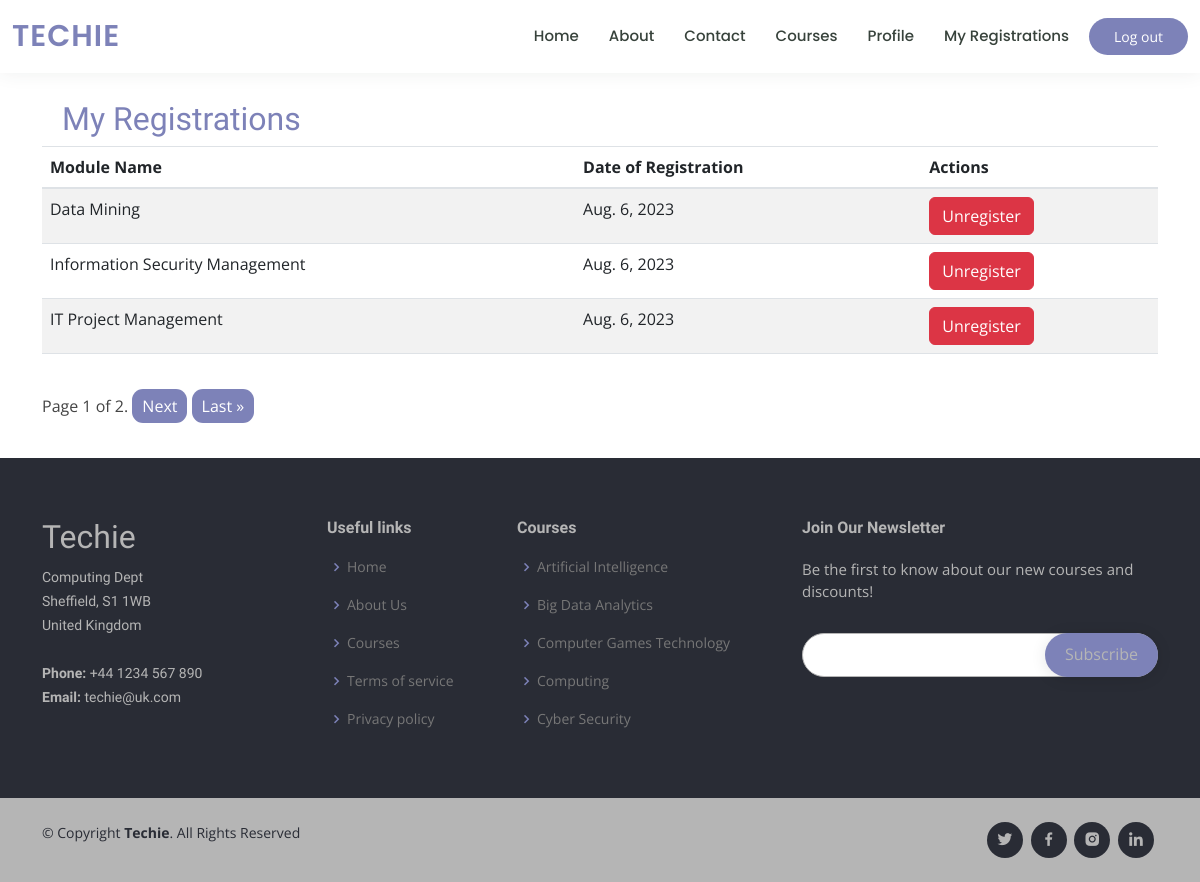
Page /my-registration/ (signed in) on the committed database.
### studentreg/models.py (models this page shows, shortened)
class Registration(models.Model):
    student = models.ForeignKey("Student", on_delete=models.CASCADE, related_name="student_registrations")
    module = models.ForeignKey("Module", on_delete=models.CASCADE, related_name="registrations")
    date_of_registration = models.DateField(auto_now_add=True) # Date of registration
    class Meta:
        unique_together = ('student', 'module') # Ensure unique registrations for each student-module pair

class Module(models.Model):
    CATEGORY_CHOICES = [
        ("elective", "Elective"),
        ("compulsory", "Compulsory"),
    ]
    name = models.CharField(max_length=100)  # Name of the module
    code = models.SlugField(max_length=10)    # Code for identifying the module
    credit = models.IntegerField()            # Credit value of the module
    category = models.CharField(max_length=50, choices=CATEGORY_CHOICES)  # Category of the module
    description = models.TextField()          # Description of the module
    availability = models.BooleanField(default=True)  # Availability status
    courses_allowed = models.ManyToManyField(Group, related_name='modules')  # Courses allowed to take this module

### studentreg/views.py (the view)
# urls.py: path("my-registration/", views.my_registrations, name="my_registrations"),
@login_required
def my_registrations(request):
    student = request.user.student
    registrations = student.student_registrations.select_related('module').order_by('-date_of_registration')
    paginator = Paginator(registrations, 3)  # Show 3 registrations per page
    page_number = request.GET.get('page')
    page_obj = paginator.get_page(page_number)
    return render(request, 'studentreg/my_registrations.html', {'page_obj': page_obj})

### studentreg/templates/studentreg/my_registrations.html (shortened to what this page needs)
{% extends "studentreg/base.html" %} {% load static %} {% block content %}
<div class="container">
  <h2 class="pad color">My Registrations</h2>
  <table class="table table-hover table-striped mb">
    <thead>
      <tr>
        <th>Module Name</th>
        <th>Date of Registration</th>
        <th>Actions</th>
      </tr>
    </thead>
    <tbody>
      {% for registration in page_obj %}
      <tr>
        <td>{{ registration.module.name }}</td>
        <td>{{ registration.date_of_registration }}</td>
        <td>
          <a
            href="{% url 'studentreg:module_unregister' registration.module.code %}"
            class="btn btn-danger"
            >Unregister
          </a>
        </td>
      </tr>
      {% endfor %}
    </tbody>
  </table>
  <div class="pagination mb">
    <span class="step-links">
      <span class="current">
        Page {{ page_obj.number }} of {{ page_obj.paginator.num_pages }}.
      </span>
      {% if page_obj.has_next %}
      <a href="?page={{ page_obj.next_page_number }} " class="nextBtn">Next</a>
      <a href="?page={{ page_obj.paginator.num_pages }} " class="nextBtn"
        >Last &raquo;</a
      >
      {% endif %}
    </span>
  </div>
</div>
{% endblock %}

### studentreg/static/assets/css/style.css (style rules this page uses)
body { font-family: "Open Sans", sans-serif; color: #444444; }
a { text-decoration: none; }
h1, h2, h3, h4, h5, h6 { font-family: "Raleway", sans-serif; }
.pad { padding: 50px 20px 0 20px; }
.mb { margin-bottom: 30px; }
.color { color: #7d82b8; }
.nextBtn { color: #fff; padding: 6px 10px; background-color: #7d82b8; border-radius: 11px; font-size: 16px; transition: all 0.6s ease; }
.mb { margin-bottom: 40px; }

### rows in the picture
Registration: module.name "Data Mining", date_of_registration "Aug. 6, 2023"
Registration: module.name "Information Security Management", date_of_registration "Aug. 6, 2023"
Registration: module.name "IT Project Management", date_of_registration "Aug. 6, 2023"

### other values in the picture
{{ page_obj.number }} "1"
{{ page_obj.paginator.num_pages }} "2"
